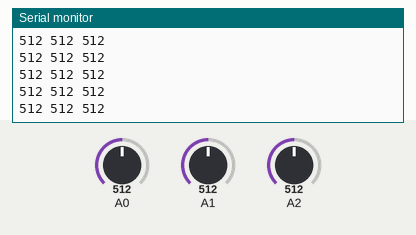
Simulated run of this sketch. Board: Arduino Uno, built with avr-gcc and run on an emulated ATmega328P. Shown: the last lines printed to the serial monitor. The inputs (shaded band) are chosen by the test bench; at power-on: A0 = 512, A1 = 512, A2 = 512.

Above: at 8.7 s.
8.8 s: A0 set to 104
At 8.88 s:
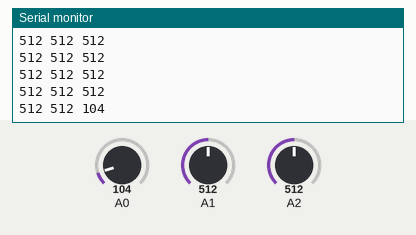
11.8 s: A0 set to 93
At 11.8 s:
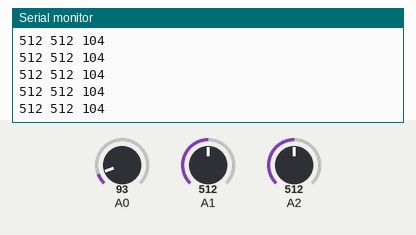
Timing chart, 0 to 14.3 s (numbered marks = the images above; inputs shaded):
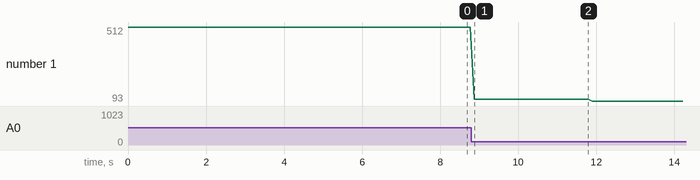

Measured:
- after the input at 8.8 s, the serial monitor: prints a new line after 0.07 s (image 1)
- plotted number 1: 512 → 104 after the input at 8.8 s, 104 → 93 after the input at 11.8 s

The sketch:

accelRead.ino
```cpp
int x;
int y;
int z;

void setup() {
  // put your setup code here, to run once:
  pinMode(A0, INPUT);
  pinMode(A1, INPUT);
  pinMode(A2, INPUT);

  Serial.begin(9600);
}

void loop() {
  x = analogRead(A2);
  y = analogRead(A1);
  z = analogRead(A0);
  Serial.print(x); Serial.print(' '); Serial.print(y); Serial.print(' '); Serial.println(z);
  delay(100);
  if (Serial.available() > 0){
    delay(5000);
    Serial.read();
  }
}
```
